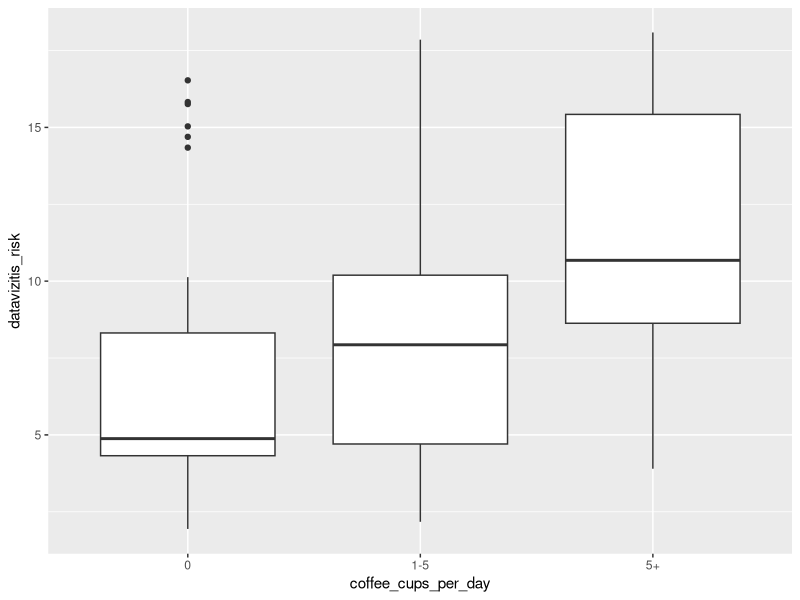
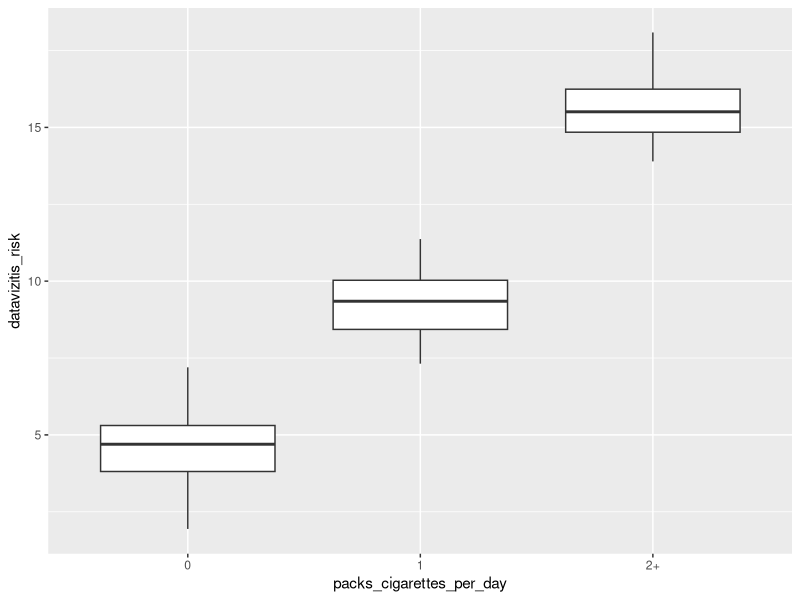
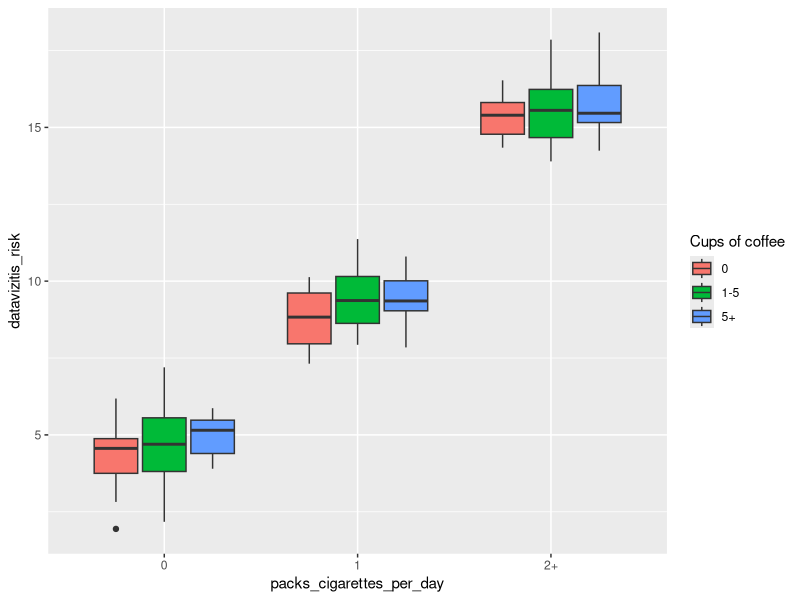
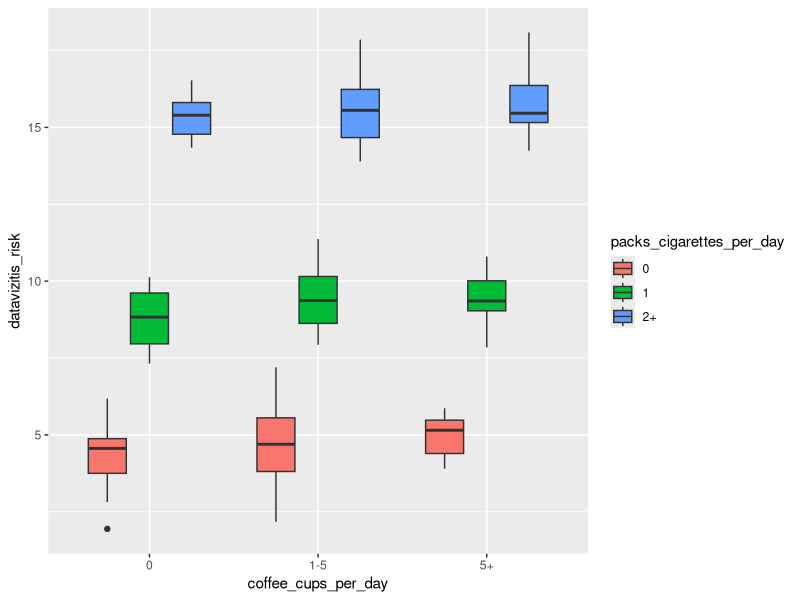
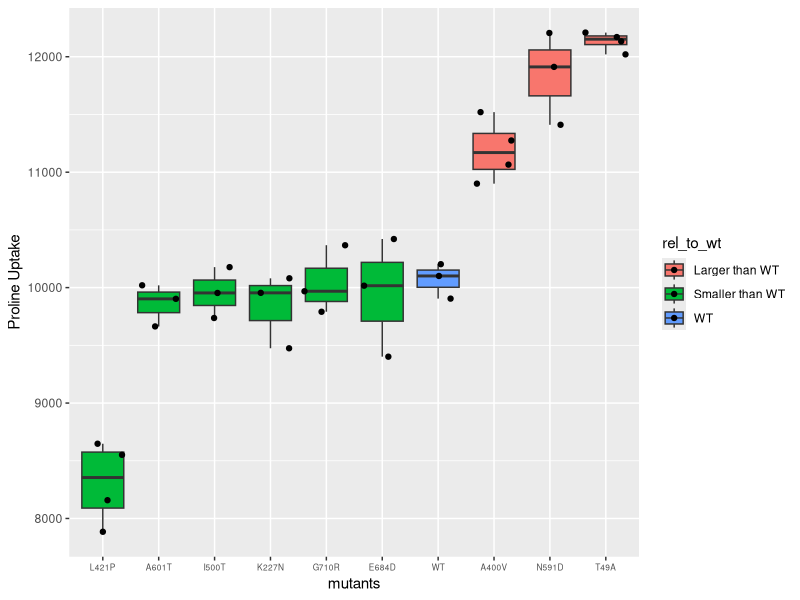
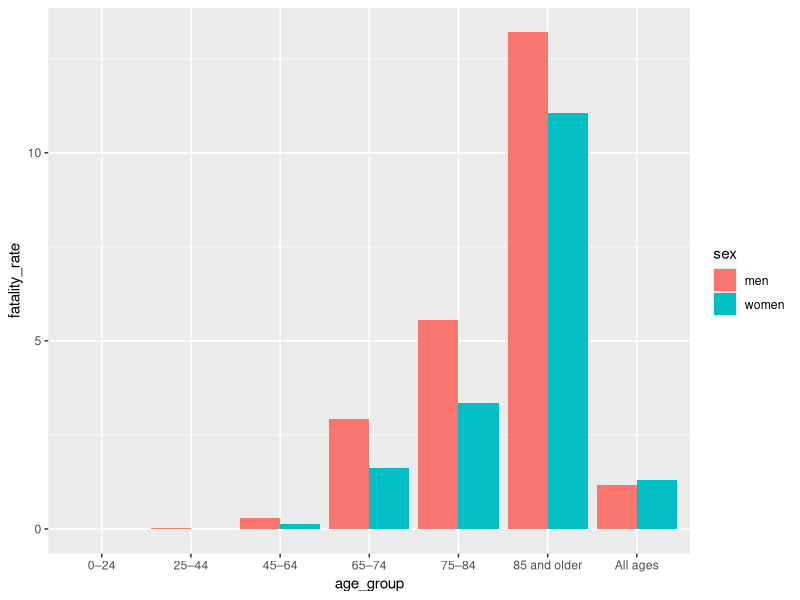
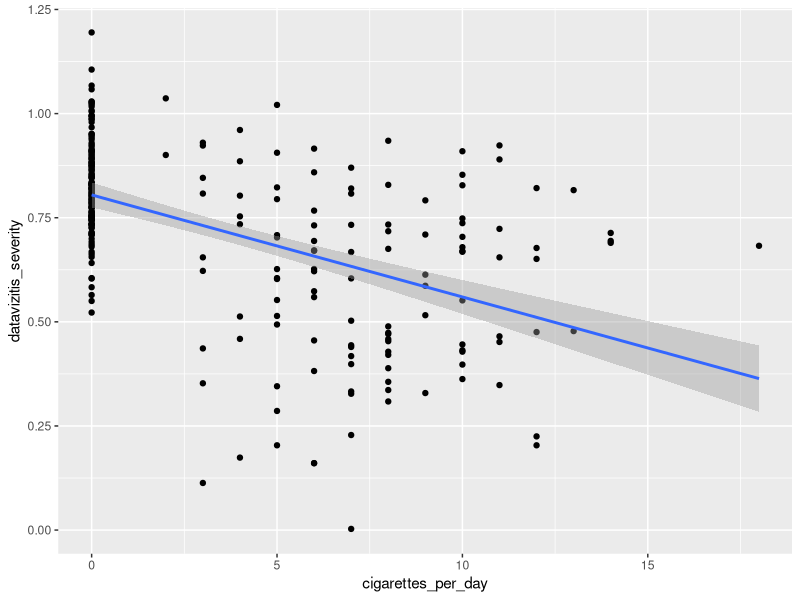
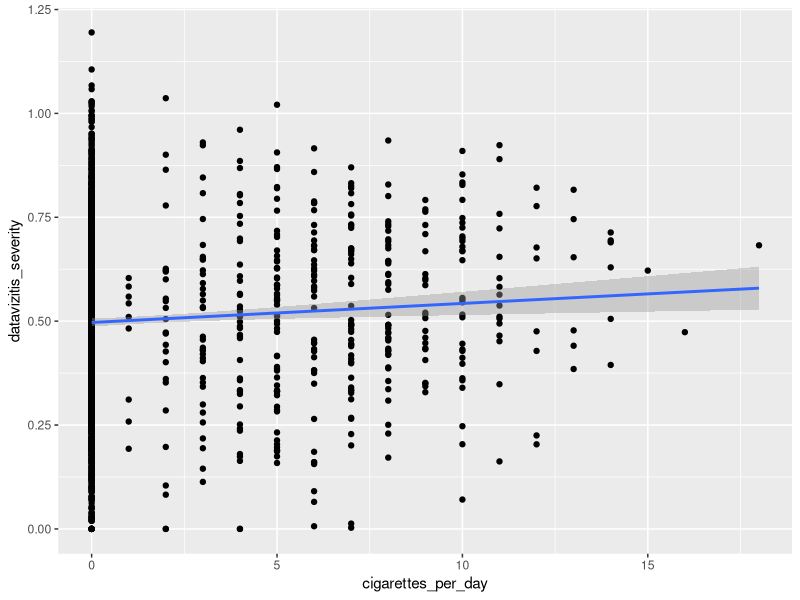

Write R code to recreate these figures, in order.
## ---- chunk 1
library(ggplot2)
library(data.table)
library(magrittr)
library(tidyr)
## ---- chunk 2
coffee_dt <- fread("extdata/coffee_sim.csv")
str(coffee_dt)
summary(coffee_dt)

ggplot(coffee_dt, aes(coffee_cups_per_day, datavizitis_risk))+geom_boxplot()

## ---- chunk 3
ggplot(coffee_dt, aes(packs_cigarettes_per_day, datavizitis_risk))+geom_boxplot()

?aes
ggplot(coffee_dt, aes(packs_cigarettes_per_day, datavizitis_risk, fill = coffee_cups_per_day))+geom_boxplot()+ guides(fill=guide_legend(title = "Cups of coffee"))

ggplot(coffee_dt, aes(coffee_cups_per_day, datavizitis_risk, fill = packs_cigarettes_per_day))+geom_boxplot()+ guides(fill=guide_legend(title = "packs_cigarettes_per_day"))
## ---- chunk 4
# simulate data
dt <- data.table(pro_uptake = c(rnorm(3, 10100, 300), rnorm(4, 12100, 300), rnorm(3, 9850, 300), rnorm(4, 11100, 300),
rnorm(4,8300, 300), rnorm(3,10050, 300), rnorm(3, 12000, 300), rnorm(3, 10020, 300), rnorm(3, 10080, 300), rnorm(3, 10070, 300) ),
mutants = c(rep("WT",3), rep("T49A",4), rep("K227N",3), rep("A400V",4), rep("L421P",4), rep("I500T",3), rep("N591D",3), rep("A601T",3), rep("E684D",3), rep("G710R",3) ) )

dt


# sort by median
dt[, median_per_mut := median(pro_uptake), by = mutants]
dt
wt_med = unique(dt[mutants == "WT", median_per_mut])
wt_med
dt[, mutants:= factor(mutants, levels=unique(dt[order(median_per_mut), mutants]))]
# assign color by relation to WT
dt[, rel_to_wt := ifelse(median_per_mut < wt_med, "Smaller than WT", "Larger than WT"), by = mutants]
dt[mutants == "WT", rel_to_wt := "WT"]
p <- ggplot(dt, aes(mutants, pro_uptake, fill = rel_to_wt)) + geom_boxplot() +
geom_jitter(width = 0.4) +
labs(y = "Proline Uptake") +
theme(axis.text.x = element_text(size=6))
# ggplotly(p)
p

## ---- chunk 5
fatality_dt <- fread("extdata/belgium_infection_fatality_rate_june2020.csv")
fatality_dt

fatality_dt <- melt(fatality_dt, id.vars = "age_group", value.name = "fatality_rate", variable.name = "sex")
fatality_dt

ggplot(fatality_dt, aes(age_group, fatality_rate, fill=sex)) +geom_col(position = "dodge")
## ---- chunk 6
datavizitis_smoking_dt <- fread("extdata/datavizitis_smoking.csv")
datavizitis_smoking_dt

?geom_smooth
ggplot(datavizitis_smoking_dt[hospitalized=="Yes"], aes(cigarettes_per_day, datavizitis_severity)) + geom_point() + geom_smooth(method = "lm")

## ---- chunk 7
ggplot(datavizitis_smoking_dt, aes(cigarettes_per_day, datavizitis_severity)) + geom_point() + geom_smooth(method = "lm")

## ---- chunk 8
ggplot(datavizitis_smoking_dt, aes(cigarettes_per_day, datavizitis_severity, color=hospitalized)) + geom_point() + geom_smooth(method = "lm")
